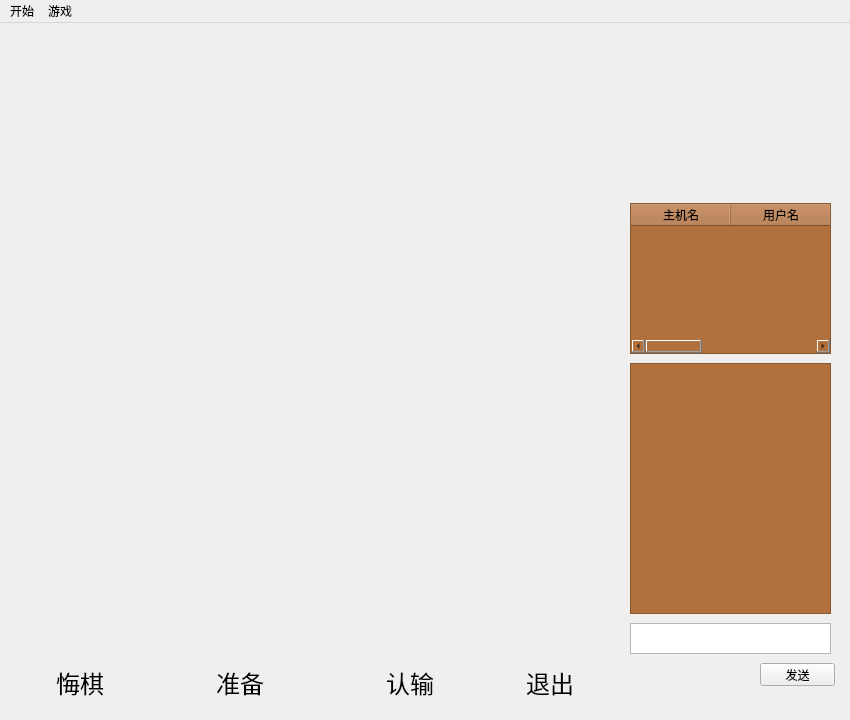
<?xml version="1.0" encoding="UTF-8"?>
<ui version="4.0">
 <class>NetGameWindow</class>
 <widget class="QMainWindow" name="NetGameWindow">
  <property name="geometry">
   <rect>
    <x>0</x>
    <y>0</y>
    <width>850</width>
    <height>720</height>
   </rect>
  </property>
  <property name="windowTitle">
   <string>局域网对战</string>
  </property>
  <property name="windowIcon">
   <iconset>
    <normaloff>:/image/image/gobang.ico</normaloff>:/image/image/gobang.ico</iconset>
  </property>
  <widget class="QWidget" name="centralwidget">
   <widget class="QTextBrowser" name="messageBrowser">
    <property name="geometry">
     <rect>
      <x>630</x>
      <y>340</y>
      <width>201</width>
      <height>251</height>
     </rect>
    </property>
    <property name="styleSheet">
     <string notr="true">background:rgb(178, 113, 60);</string>
    </property>
   </widget>
   <widget class="QTextEdit" name="messageTextEdit">
    <property name="geometry">
     <rect>
      <x>630</x>
      <y>600</y>
      <width>201</width>
      <height>31</height>
     </rect>
    </property>
   </widget>
   <widget class="QPushButton" name="sendButton">
    <property name="geometry">
     <rect>
      <x>760</x>
      <y>640</y>
      <width>75</width>
      <height>23</height>
     </rect>
    </property>
    <property name="text">
     <string>发送</string>
    </property>
   </widget>
   <widget class="QTableWidget" name="userTableWidget">
    <property name="geometry">
     <rect>
      <x>630</x>
      <y>180</y>
      <width>201</width>
      <height>151</height>
     </rect>
    </property>
    <property name="autoFillBackground">
     <bool>false</bool>
    </property>
    <property name="styleSheet">
     <string notr="true">background:rgb(178, 113, 60);</string>
    </property>
    <property name="editTriggers">
     <set>QAbstractItemView::NoEditTriggers</set>
    </property>
    <column>
     <property name="text">
      <string>主机名</string>
     </property>
    </column>
    <column>
     <property name="text">
      <string>用户名</string>
     </property>
     <property name="background">
      <color>
       <red>255</red>
       <green>255</green>
       <blue>255</blue>
      </color>
     </property>
    </column>
    <column>
     <property name="text">
      <string>IP地址</string>
     </property>
     <property name="background">
      <color>
       <red>255</red>
       <green>255</green>
       <blue>255</blue>
      </color>
     </property>
    </column>
   </widget>
   <widget class="QPushButton" name="readyBtn">
    <property name="geometry">
     <rect>
      <x>190</x>
      <y>640</y>
      <width>100</width>
      <height>40</height>
     </rect>
    </property>
    <property name="font">
     <font>
      <family>Adobe 楷体 Std R</family>
      <pointsize>18</pointsize>
     </font>
    </property>
    <property name="text">
     <string>准备</string>
    </property>
    <property name="flat">
     <bool>true</bool>
    </property>
   </widget>
   <widget class="QPushButton" name="giveupBtn">
    <property name="geometry">
     <rect>
      <x>360</x>
      <y>640</y>
      <width>100</width>
      <height>40</height>
     </rect>
    </property>
    <property name="font">
     <font>
      <family>Adobe 楷体 Std R</family>
      <pointsize>18</pointsize>
     </font>
    </property>
    <property name="text">
     <string>认输</string>
    </property>
    <property name="flat">
     <bool>true</bool>
    </property>
   </widget>
   <widget class="QPushButton" name="backBtn">
    <property name="geometry">
     <rect>
      <x>30</x>
      <y>640</y>
      <width>100</width>
      <height>40</height>
     </rect>
    </property>
    <property name="baseSize">
     <size>
      <width>0</width>
      <height>0</height>
     </size>
    </property>
    <property name="font">
     <font>
      <family>Adobe 楷体 Std R</family>
      <pointsize>18</pointsize>
     </font>
    </property>
    <property name="text">
     <string>悔棋</string>
    </property>
    <property name="flat">
     <bool>true</bool>
    </property>
   </widget>
   <widget class="QPushButton" name="quitBtn">
    <property name="geometry">
     <rect>
      <x>500</x>
      <y>640</y>
      <width>100</width>
      <height>40</height>
     </rect>
    </property>
    <property name="font">
     <font>
      <family>Adobe 楷体 Std R</family>
      <pointsize>18</pointsize>
     </font>
    </property>
    <property name="text">
     <string>退出</string>
    </property>
    <property name="flat">
     <bool>true</bool>
    </property>
   </widget>
  </widget>
  <widget class="QMenuBar" name="menubar">
   <property name="geometry">
    <rect>
     <x>0</x>
     <y>0</y>
     <width>850</width>
     <height>22</height>
    </rect>
   </property>
   <widget class="QMenu" name="menu">
    <property name="title">
     <string>开始</string>
    </property>
    <widget class="QMenu" name="menu_3">
     <property name="geometry">
      <rect>
       <x>410</x>
       <y>107</y>
       <width>157</width>
       <height>125</height>
      </rect>
     </property>
     <property name="title">
      <string>新游戏</string>
     </property>
     <property name="icon">
      <iconset resource="resource.qrc">
       <normaloff>:/static/image/new.png</normaloff>:/static/image/new.png</iconset>
     </property>
     <addaction name="actionPeople"/>
     <addaction name="actionComputer"/>
     <addaction name="actionNet"/>
    </widget>
    <addaction name="menu_3"/>
    <addaction name="actionHome"/>
    <addaction name="actionQuit"/>
   </widget>
   <widget class="QMenu" name="menu_2">
    <property name="title">
     <string>游戏</string>
    </property>
    <addaction name="actionBack"/>
    <addaction name="actionScreenshot"/>
   </widget>
   <addaction name="menu"/>
   <addaction name="menu_2"/>
  </widget>
  <action name="actionQuit">
   <property name="icon">
    <iconset resource="resource.qrc">
     <normaloff>:/static/image/quit.png</normaloff>:/static/image/quit.png</iconset>
   </property>
   <property name="text">
    <string>退出</string>
   </property>
  </action>
  <action name="actionBack">
   <property name="icon">
    <iconset resource="resource.qrc">
     <normaloff>:/static/image/back.png</normaloff>:/static/image/back.png</iconset>
   </property>
   <property name="text">
    <string>悔棋</string>
   </property>
  </action>
  <action name="actionPeople">
   <property name="icon">
    <iconset resource="resource.qrc">
     <normaloff>:/static/image/person.png</normaloff>:/static/image/person.png</iconset>
   </property>
   <property name="text">
    <string>人人对战</string>
   </property>
  </action>
  <action name="actionComputer">
   <property name="icon">
    <iconset resource="resource.qrc">
     <normaloff>:/static/image/computer.png</normaloff>:/static/image/computer.png</iconset>
   </property>
   <property name="text">
    <string>人机对战</string>
   </property>
  </action>
  <action name="actionScreenshot">
   <property name="icon">
    <iconset resource="resource.qrc">
     <normaloff>:/static/image/screenshot.png</normaloff>:/static/image/screenshot.png</iconset>
   </property>
   <property name="text">
    <string>棋局截图</string>
   </property>
  </action>
  <action name="actionHome">
   <property name="icon">
    <iconset resource="resource.qrc">
     <normaloff>:/static/image/home.png</normaloff>:/static/image/home.png</iconset>
   </property>
   <property name="text">
    <string>回到菜单</string>
   </property>
  </action>
  <action name="actionNet">
   <property name="icon">
    <iconset resource="resource.qrc">
     <normaloff>:/static/image/net.png</normaloff>:/static/image/net.png</iconset>
   </property>
   <property name="text">
    <string>局域网对战</string>
   </property>
  </action>
 </widget>
 <resources>
  <include location="resource.qrc"/>
 </resources>
 <connections/>
</ui>
